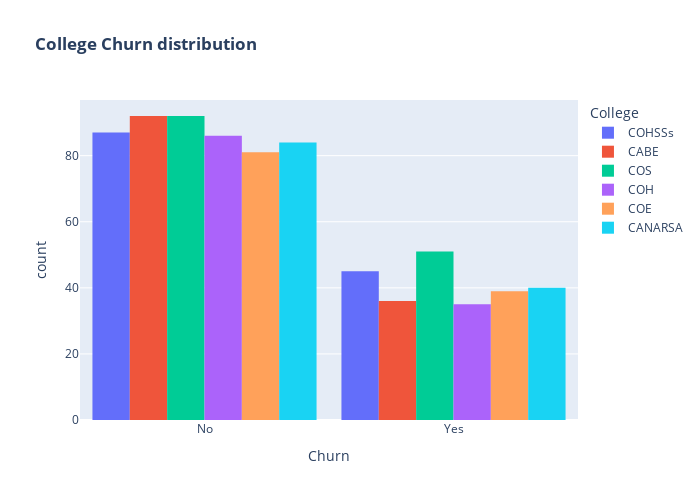

Here is the notebook cell this chart was saved with:
### Markdown cell above
>There is negligible difference in customer percentage who chanaged or terminated their vodafone service. Both genders behaved in similar fashion when it comes to migrating to another service provider or stop using the vodafone.

### Code cell
fig = px.histogram(data, x="Churn", color="College", barmode="group", title="<b>College Churn distribution<b>")
fig.update_layout(width=700, height=500, bargap=0.1)
fig.show()

### Figure 1 — Plotly figure (JSON) as saved in the notebook; plotly's stock layout.template omitted (floating-point values rounded to 4 significant figures; data arrays with more than 128 entries replaced by an {"elided": "..."} marker saying what was removed)
{"data": [{"alignmentgroup": "True", "bingroup": "x", "hovertemplate": "College=COHSSs<br>Churn=%{x}<br>count=%{y}<extra></extra>", "legendgroup": "COHSSs", "marker": {"color": "#636efa", "pattern": {"shape": ""}}, "name": "COHSSs", "offsetgroup": "COHSSs", "orientation": "v", "showlegend": true, "type": "histogram", "x": {"elided": "132 str values"}, "xaxis": "x", "yaxis": "y"}, {"alignmentgroup": "True", "bingroup": "x", "hovertemplate": "College=CABE<br>Churn=%{x}<br>count=%{y}<extra></extra>", "legendgroup": "CABE", "marker": {"color": "#EF553B", "pattern": {"shape": ""}}, "name": "CABE", "offsetgroup": "CABE", "orientation": "v", "showlegend": true, "type": "histogram", "x": ["No", "No", "No", "Yes", "No", "No", "Yes", "No", "No", "No", "No", "No", "No", "No", "No", "No", "No", "Yes", "No", "No", "No", "No", "No", "No", "No", "No", "No", "No", "Yes", "No", "No", "No", "Yes", "No", "No", "No", "No", "No", "No", "No", "No", "Yes", "No", "No", "Yes", "No", "Yes", "Yes", "No", "Yes", "Yes", "No", "No", "No", "Yes", "No", "Yes", "No", "Yes", "No", "No", "Yes", "No", "Yes", "Yes", "Yes", "No", "No", "No", "No", "No", "Yes", "No", "Yes", "No", "No", "Yes", "No", "No", "No", "No", "Yes", "Yes", "Yes", "Yes", "No", "No", "No", "No", "No", "No", "No", "No", "No", "No", "No", "No", "No", "Yes", "No", "No", "Yes", "No", "No", "Yes", "Yes", "Yes", "Yes", "No", "No", "No", "No", "Yes", "Yes", "No", "Yes", "Yes", "No", "No", "No", "No", "No", "No", "No", "Yes", "No", "No", "No"], "xaxis": "x", "yaxis": "y"}, {"alignmentgroup": "True", "bingroup": "x", "hovertemplate": "College=COS<br>Churn=%{x}<br>count=%{y}<extra></extra>", "legendgroup": "COS", "marker": {"color": "#00cc96", "pattern": {"shape": ""}}, "name": "COS", "offsetgroup": "COS", "orientation": "v", "showlegend": true, "type": "histogram", "x": {"elided": "143 str values"}, "xaxis": "x", "yaxis": "y"}, {"alignmentgroup": "True", "bingroup": "x", "hovertemplate": "College=COH<br>Churn=%{x}<br>count=%{y}<extra></extra>", "legendgroup": "COH", "marker": {"color": "#ab63fa", "pattern": {"shape": ""}}, "name": "COH", "offsetgroup": "COH", "orientation": "v", "showlegend": true, "type": "histogram", "x": ["No", "Yes", "No", "No", "Yes", "No", "No", "No", "No", "No", "No", "Yes", "No", "Yes", "No", "No", "Yes", "No", "Yes", "No", "Yes", "No", "No", "No", "No", "No", "Yes", "No", "No", "Yes", "No", "Yes", "Yes", "No", "No", "No", "Yes", "Yes", "Yes", "No", "No", "Yes", "No", "No", "No", "No", "No", "No", "Yes", "No", "No", "Yes", "No", "No", "No", "No", "No", "No", "No", "No", "Yes", "Yes", "No", "No", "Yes", "No", "No", "No", "No", "No", "No", "No", "Yes", "No", "No", "No", "Yes", "No", "Yes", "No", "No", "No", "No", "No", "No", "Yes", "No", "No", "Yes", "No", "Yes", "Yes", "No", "No", "No", "Yes", "No", "No", "No", "Yes", "No", "No", "Yes", "No", "Yes", "No", "No", "No", "No", "No", "No", "No", "Yes", "No", "No", "Yes", "No", "No", "Yes", "Yes", "No"], "xaxis": "x", "yaxis": "y"}, {"alignmentgroup": "True", "bingroup": "x", "hovertemplate": "College=COE<br>Churn=%{x}<br>count=%{y}<extra></extra>", "legendgroup": "COE", "marker": {"color": "#FFA15A", "pattern": {"shape": ""}}, "name": "COE", "offsetgroup": "COE", "orientation": "v", "showlegend": true, "type": "histogram", "x": ["Yes", "No", "No", "Yes", "Yes", "No", "Yes", "Yes", "No", "Yes", "No", "No", "No", "No", "No", "No", "Yes", "No", "Yes", "Yes", "Yes", "No", "No", "No", "Yes", "Yes", "Yes", "No", "No", "Yes", "No", "No", "No", "No", "Yes", "Yes", "No", "No", "No", "No", "Yes", "No", "Yes", "No", "Yes", "No", "No", "No", "No", "Yes", "No", "Yes", "No", "No", "Yes", "No", "Yes", "No", "Yes", "No", "No", "No", "No", "Yes", "Yes", "Yes", "No", "No", "No", "No", "No", "No", "No", "Yes", "No", "No", "No", "Yes", "No", "No", "No", "No", "No", "No", "No", "No", "Yes", "Yes", "No", "Yes", "No", "No", "No", "No", "Yes", "No", "No", "No", "No", "No", "No", "Yes", "No", "No", "No", "Yes", "No", "Yes", "No", "No", "No", "No", "No", "No", "Yes", "No", "Yes", "No", "Yes", "No"], "xaxis": "x", "yaxis": "y"}, {"alignmentgroup": "True", "bingroup": "x", "hovertemplate": "College=CANARSA<br>Churn=%{x}<br>count=%{y}<extra></extra>", "legendgroup": "CANARSA", "marker": {"color": "#19d3f3", "pattern": {"shape": ""}}, "name": "CANARSA", "offsetgroup": "CANARSA", "orientation": "v", "showlegend": true, "type": "histogram", "x": ["No", "No", "No", "Yes", "No", "No", "No", "No", "No", "No", "Yes", "No", "Yes", "No", "Yes", "No", "No", "Yes", "No", "No", "Yes", "No", "Yes", "No", "No", "No", "Yes", "No", "Yes", "No", "No", "Yes", "No", "Yes", "No", "No", "No", "Yes", "Yes", "No", "Yes", "Yes", "No", "No", "Yes", "No", "No", "Yes", "Yes", "No", "Yes", "No", "No", "Yes", "No", "No", "No", "Yes", "No", "No", "No", "No", "No", "Yes", "No", "Yes", "No", "No", "No", "No", "No", "No", "Yes", "Yes", "Yes", "Yes", "No", "No", "Yes", "Yes", "No", "Yes", "No", "Yes", "No", "No", "No", "No", "Yes", "No", "No", "No", "Yes", "Yes", "No", "No", "Yes", "No", "No", "Yes", "No", "Yes", "No", "No", "No", "No", "Yes", "No", "Yes", "No", "No", "No", "No", "No", "No", "No", "No", "No", "No", "Yes", "No", "No", "No", "No"], "xaxis": "x", "yaxis": "y"}], "layout": {"bargap": 0.1, "barmode": "group", "height": 500, "legend": {"title": {"text": "College"}, "tracegroupgap": 0}, "title": {"text": "<b>College Churn distribution<b>"}, "width": 700, "xaxis": {"anchor": "y", "domain": [0, 1], "title": {"text": "Churn"}}, "yaxis": {"anchor": "x", "domain": [0, 1], "title": {"text": "count"}}}}
